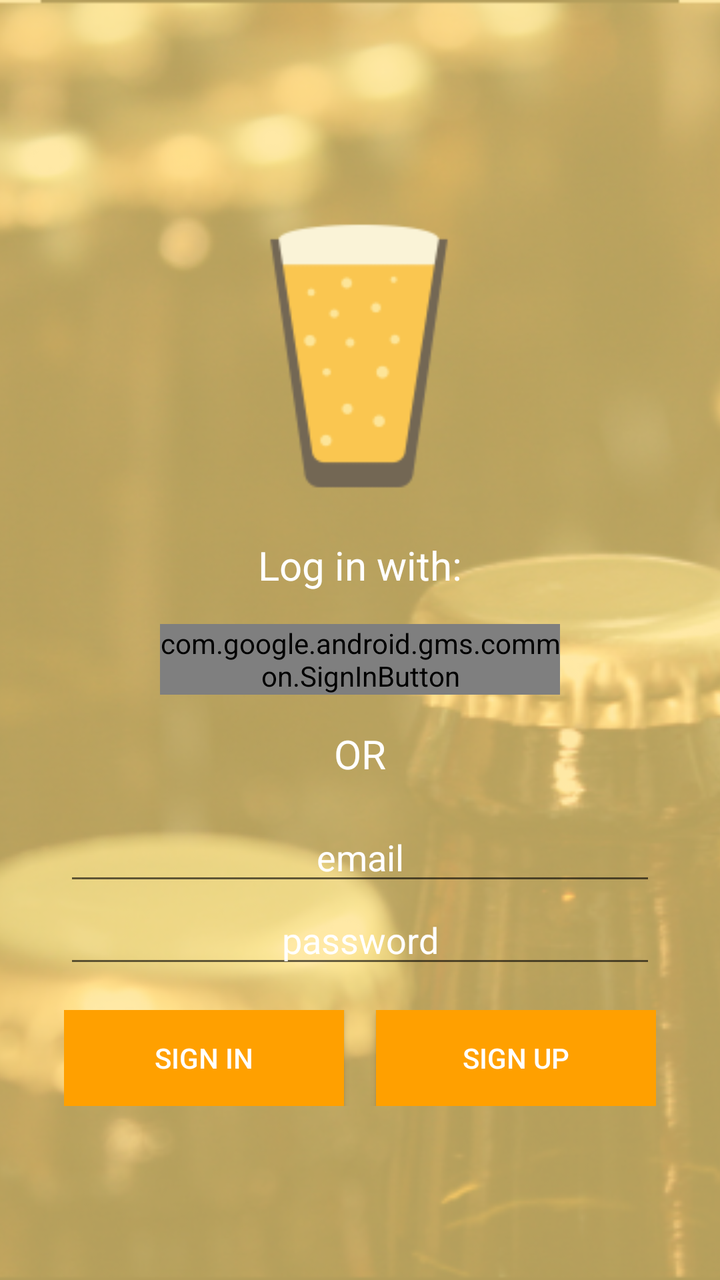
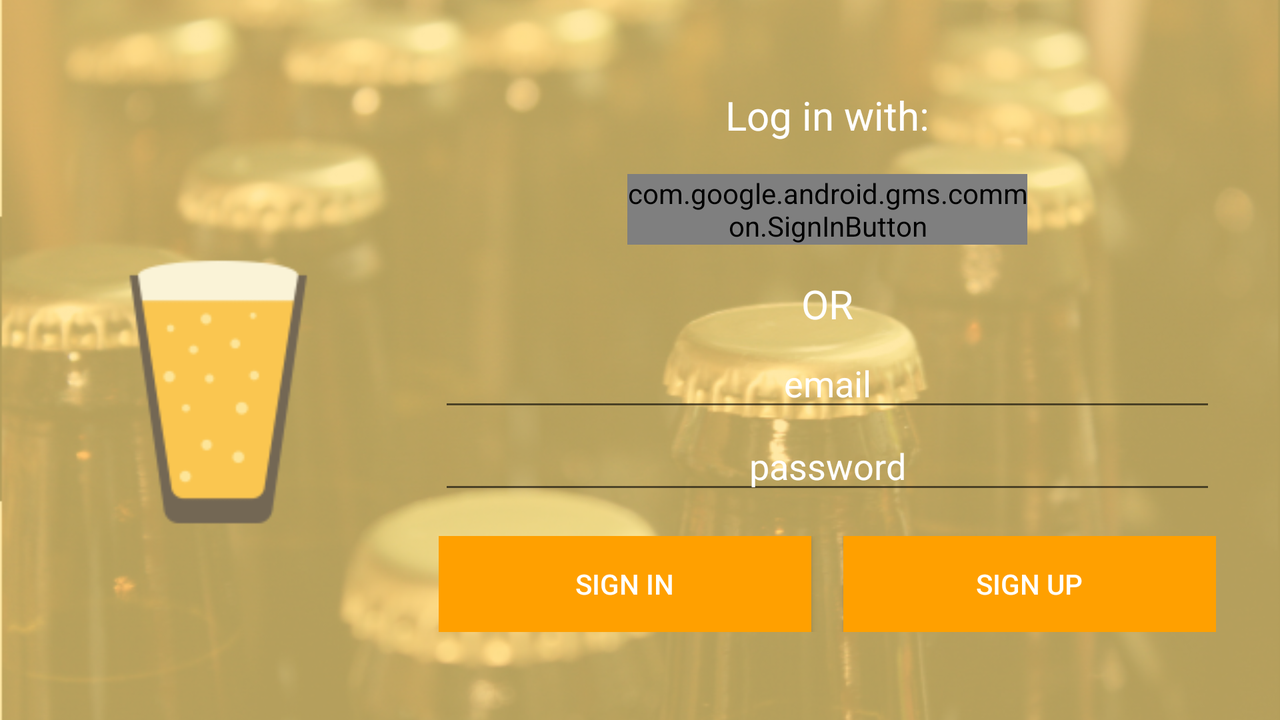

Two renders of one Android screen. The first uses the default layout on a phone; the second uses the alternative layout the repository ships for a different screen configuration, on a matching device. The two XML files are below.
<!-- AndroidManifest.xml: application theme AppTheme -->
<!-- res/layout/activity_sign_in.xml -->
<?xml version="1.0" encoding="utf-8"?>
<RelativeLayout
    xmlns:android="http://schemas.android.com/apk/res/android"
    xmlns:app="http://schemas.android.com/apk/res-auto"
    xmlns:tools="http://schemas.android.com/tools"
    android:layout_width="match_parent"
    android:layout_height="match_parent"
    android:fitsSystemWindows="true"
    tools:context="com.example.julian.homebrewjournal.ui.SignInActivity">

    
    <ImageView
        android:id="@+id/background"
        android:layout_width="match_parent"
        android:layout_height="match_parent"
        android:layout_alignParentTop="true"
        android:src="@drawable/home_brew"
        android:scaleType="centerCrop"/>

    <ImageView
        android:layout_width="match_parent"
        android:layout_height="match_parent"
        android:layout_alignParentTop="true"
        android:background="@color/colorPrimaryLightLow"/>

    <LinearLayout
        android:layout_width="match_parent"
        android:layout_height="match_parent"
        android:gravity="center"
        android:layout_marginStart="@dimen/sign_in_margin_horizontal"
        android:layout_marginEnd="@dimen/sign_in_margin_horizontal"
        android:layout_marginLeft="@dimen/sign_in_margin_horizontal"
        android:layout_marginRight="@dimen/sign_in_margin_horizontal"
        android:orientation="vertical">

        <ImageView
            android:id="@+id/logo"
            android:layout_width="150dp"
            android:layout_height="150dp"
            android:src="@mipmap/ic_launcher"
            android:layout_marginTop="@dimen/sign_in_margin_vertical"
            android:layout_gravity="center_horizontal" />

        <TextView
            android:id="@+id/log_in"
            android:layout_width="match_parent"
            android:layout_height="wrap_content"
            android:gravity="center_horizontal"
            android:text="@string/log_in"
            android:textSize="20sp"
            android:textColor="@color/white"
            android:layout_marginTop="@dimen/sign_in_margin_vertical"
            android:layout_marginBottom="@dimen/sign_in_margin_vertical" />

        <com.google.android.gms.common.SignInButton
            android:id="@+id/sign_in_button"
            android:layout_width="200dp"
            android:layout_height="wrap_content" />

        <TextView
            android:id="@+id/or"
            android:layout_width="match_parent"
            android:layout_height="wrap_content"
            android:gravity="center_horizontal"
            android:textColor="@color/white"
            android:textSize="20sp"
            android:layout_marginTop="@dimen/sign_in_margin_vertical"
            android:layout_marginBottom="@dimen/sign_in_margin_vertical"
            android:text="@string/or"/>

        <EditText
            android:id="@+id/field_email"
            android:layout_width="match_parent"
            android:layout_height="wrap_content"
            android:gravity="center_horizontal"
            android:hint="@string/hint_email"
            android:textColor="@color/white"
            android:textColorHint="@color/white"
            android:inputType="textEmailAddress"
            android:maxLines="1"/>

        <EditText
            android:id="@+id/field_password"
            android:layout_width="match_parent"
            android:layout_height="wrap_content"
            android:gravity="center_horizontal"
            android:hint="@string/hint_password"
            android:textColor="@color/white"
            android:textColorHint="@color/white"
            android:inputType="textPassword"
            android:maxLines="1"/>

        <LinearLayout
            android:id="@+id/layout_buttons"
            android:layout_width="match_parent"
            android:layout_height="wrap_content"
            android:layout_marginTop="@dimen/sign_in_margin_vertical"
            android:orientation="horizontal">

            <Button
                android:id="@+id/button_sign_in"
                android:layout_width="wrap_content"
                android:layout_height="wrap_content"
                android:layout_weight="1"
                android:layout_marginRight="@dimen/sign_in_buttons_margin"
                android:layout_marginEnd="@dimen/sign_in_buttons_margin"
                android:background="@color/colorPrimaryDark"
                android:text="@string/sign_in"
                android:textColor="@color/white"/>

            <Button
                android:id="@+id/button_sign_up"
                android:layout_width="wrap_content"
                android:layout_height="wrap_content"
                android:layout_weight="1"
                android:text="@string/sign_up"
                android:layout_marginLeft="@dimen/sign_in_buttons_margin"
                android:layout_marginStart="@dimen/sign_in_buttons_margin"
                android:textColor="@color/white"
                android:background="@color/colorPrimaryDark" />
        </LinearLayout>

    </LinearLayout>
</RelativeLayout>
<!-- resources referenced by this layout -->
<resources>
  <color name="colorPrimaryDark">#FFA000</color>
  <color name="colorPrimaryLightLow">#b4ffe082</color>
  <dimen name="sign_in_buttons_margin">8dp</dimen>
  <dimen name="sign_in_margin_horizontal">32dp</dimen>
  <dimen name="sign_in_margin_vertical">16dp</dimen>
  <!-- drawable home_brew: png bitmap (drawable-hdpi, 348845 bytes) -->
  <!-- mipmap ic_launcher: png bitmap (mipmap-hdpi, 3484 bytes) -->
  <string name="hint_email">email</string>
  <string name="hint_password">password</string>
  <string name="log_in">Log in with:</string>
  <string name="or">OR</string>
  <string name="sign_in">Sign In</string>
  <string name="sign_up">Sign Up</string>
  <style name="AppTheme" parent="Theme.AppCompat.Light.NoActionBar">
          
          <item name="colorPrimary">@color/colorPrimary</item>
          <item name="colorPrimaryDark">@color/colorPrimaryDark</item>
          <item name="colorAccent">@color/colorAccent</item>
          <item name="android:fitsSystemWindows">true</item>
      </style>
  <color name="colorPrimary">#FFC107</color>
  <color name="colorAccent">#3D5AFE</color>
</resources>
<!-- res/layout-land/activity_sign_in.xml (the author's variant of the layout above) -->
<!-- drawn on the phone turned sideways -->
<?xml version="1.0" encoding="utf-8"?>
<RelativeLayout
    xmlns:android="http://schemas.android.com/apk/res/android"
    xmlns:app="http://schemas.android.com/apk/res-auto"
    xmlns:tools="http://schemas.android.com/tools"
    android:layout_width="match_parent"
    android:layout_height="match_parent"
    android:fitsSystemWindows="true"
    tools:context="com.example.julian.homebrewjournal.ui.SignInActivity">

    
    <ImageView
        android:id="@+id/background"
        android:layout_width="match_parent"
        android:layout_height="match_parent"
        android:layout_alignParentTop="true"
        android:src="@drawable/home_brew"
        android:scaleType="centerCrop"/>

    <ImageView
        android:layout_width="match_parent"
        android:layout_height="match_parent"
        android:layout_alignParentTop="true"
        android:background="@color/colorPrimaryLightLow"/>


    <LinearLayout
        android:layout_width="match_parent"
        android:layout_height="match_parent"
        android:orientation="horizontal">

        <ImageView
            android:id="@+id/logo"
            android:layout_width="0dp"
            android:layout_weight="2"
            android:layout_height="150dp"
            android:src="@mipmap/ic_launcher"
            android:layout_marginTop="@dimen/sign_in_margin_vertical"
            android:layout_marginLeft="@dimen/sign_in_margin_horizontal"
            android:layout_marginStart="@dimen/sign_in_margin_horizontal"
            android:layout_gravity="center" />

        <LinearLayout
            android:layout_width="0dp"
            android:layout_weight="5"
            android:layout_height="match_parent"
            android:gravity="center"
            android:layout_marginStart="@dimen/sign_in_margin_horizontal"
            android:layout_marginEnd="@dimen/sign_in_margin_horizontal"
            android:layout_marginLeft="@dimen/sign_in_margin_horizontal"
            android:layout_marginRight="@dimen/sign_in_margin_horizontal"
            android:orientation="vertical">

            <TextView
                android:id="@+id/log_in"
                android:layout_width="match_parent"
                android:layout_height="wrap_content"
                android:gravity="center_horizontal"
                android:text="@string/log_in"
                android:textSize="20sp"
                android:textColor="@color/white"
                android:layout_marginBottom="@dimen/sign_in_margin_vertical"/>

            <com.google.android.gms.common.SignInButton
                android:id="@+id/sign_in_google_button"
                android:layout_width="@dimen/sign_in_button_width"
                android:layout_height="wrap_content" />

            <TextView
                android:id="@+id/or"
                android:layout_width="match_parent"
                android:layout_height="wrap_content"
                android:gravity="center_horizontal"
                android:textColor="@color/white"
                android:textSize="20sp"
                android:layout_marginTop="@dimen/sign_in_margin_vertical"
                android:layout_marginBottom="@dimen/sign_in_margin_vertical_small"
                android:text="@string/or"/>

            <EditText
                android:id="@+id/field_email"
                android:layout_width="match_parent"
                android:layout_height="wrap_content"
                android:gravity="center_horizontal"
                android:hint="@string/hint_email"
                android:textColor="@color/white"
                android:textColorHint="@color/white"
                android:inputType="textEmailAddress"
                android:maxLines="1"/>

            <EditText
                android:id="@+id/field_password"
                android:layout_width="match_parent"
                android:layout_height="wrap_content"
                android:gravity="center_horizontal"
                android:hint="@string/hint_password"
                android:textColor="@color/white"
                android:textColorHint="@color/white"
                android:inputType="textPassword"
                android:maxLines="1"/>

            <LinearLayout
                android:id="@+id/layout_buttons"
                android:layout_width="match_parent"
                android:layout_height="wrap_content"
                android:layout_marginTop="@dimen/sign_in_margin_vertical"
                android:orientation="horizontal">

                <Button
                    android:id="@+id/button_sign_in"
                    android:layout_width="wrap_content"
                    android:layout_height="wrap_content"
                    android:layout_weight="1"
                    android:layout_marginRight="@dimen/sign_in_buttons_margin"
                    android:layout_marginEnd="@dimen/sign_in_buttons_margin"
                    android:background="@color/colorPrimaryDark"
                    android:text="@string/sign_in"
                    android:textColor="@color/white"/>

                <Button
                    android:id="@+id/button_sign_up"
                    android:layout_width="wrap_content"
                    android:layout_height="wrap_content"
                    android:layout_weight="1"
                    android:text="@string/sign_up"
                    android:layout_marginLeft="@dimen/sign_in_buttons_margin"
                    android:layout_marginStart="@dimen/sign_in_buttons_margin"
                    android:textColor="@color/white"
                    android:background="@color/colorPrimaryDark" />
            </LinearLayout>
        </LinearLayout>
    </LinearLayout>
</RelativeLayout>
<!-- resources referenced by the variant -->
<!-- as the phone turned sideways resolves them -->
<resources>
  <color name="colorPrimaryDark">#FFA000</color>
  <color name="colorPrimaryLightLow">#b4ffe082</color>
  <dimen name="sign_in_button_width">200dp</dimen>
  <dimen name="sign_in_buttons_margin">8dp</dimen>
  <dimen name="sign_in_margin_horizontal">32dp</dimen>
  <dimen name="sign_in_margin_vertical">16dp</dimen>
  <dimen name="sign_in_margin_vertical_small">4dp</dimen>
  <!-- drawable home_brew: png bitmap (drawable-hdpi, 348845 bytes) -->
  <!-- mipmap ic_launcher: png bitmap (mipmap-hdpi, 3484 bytes) -->
  <string name="hint_email">email</string>
  <string name="hint_password">password</string>
  <string name="log_in">Log in with:</string>
  <string name="or">OR</string>
  <string name="sign_in">Sign In</string>
  <string name="sign_up">Sign Up</string>
  <style name="AppTheme" parent="Theme.AppCompat.Light.NoActionBar">
          
          <item name="colorPrimary">@color/colorPrimary</item>
          <item name="colorPrimaryDark">@color/colorPrimaryDark</item>
          <item name="colorAccent">@color/colorAccent</item>
          <item name="android:fitsSystemWindows">true</item>
      </style>
  <color name="colorPrimary">#FFC107</color>
  <color name="colorAccent">#3D5AFE</color>
</resources>
